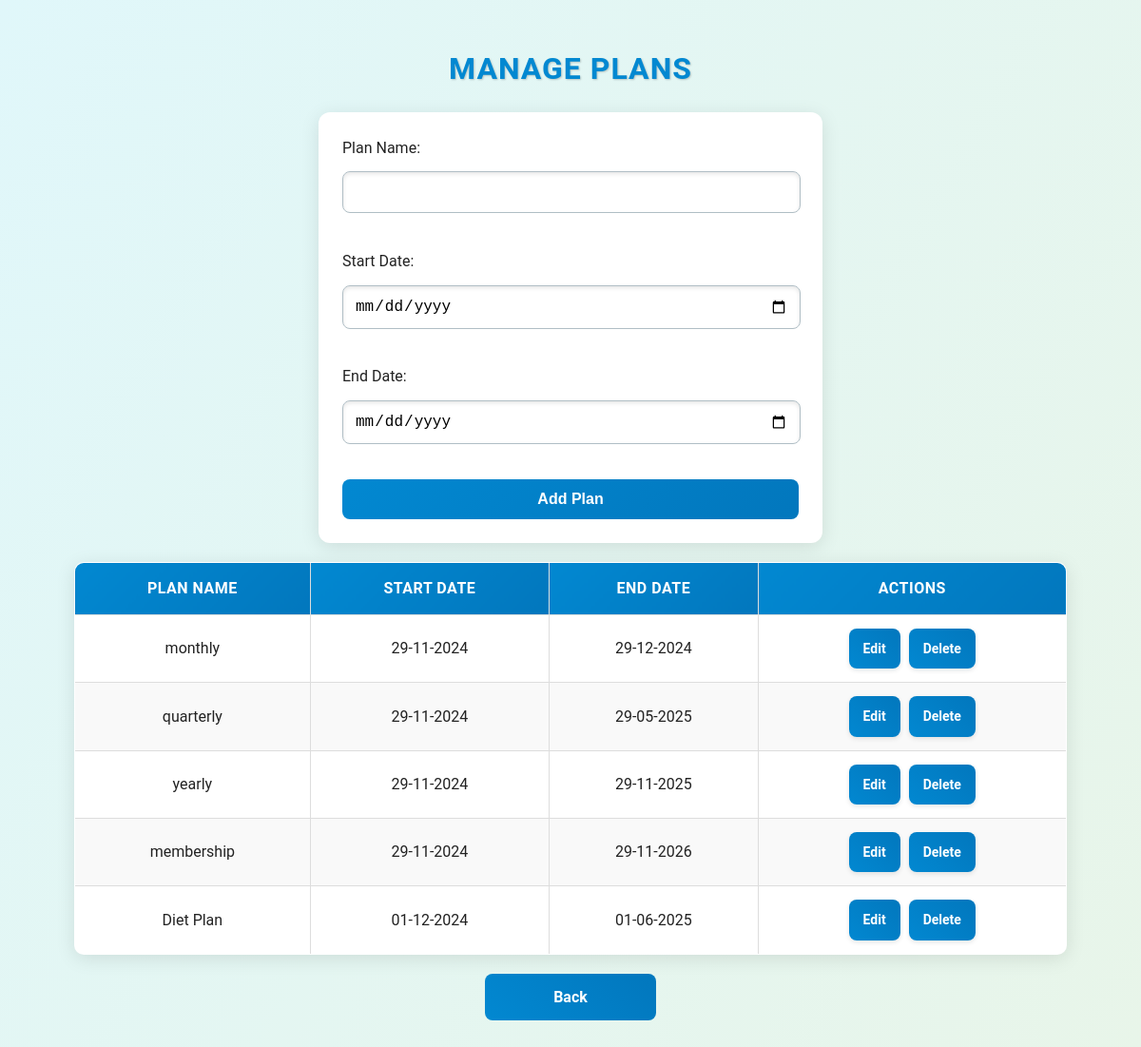
The app's page /plan.php with its own data.
### tables this page shows
CREATE TABLE `tbl_plans` (
  `plan_id` int(11) NOT NULL,
  `plan_name` varchar(255) NOT NULL,
  `start_date` date NOT NULL,
  `end_date` date NOT NULL
);

### plan.php (the view, shortened to what this page needs)
<?php
$servername = "localhost";
$username = "root";
$password = "";
$dbname = "gym_management";
$conn = new mysqli($servername, $username, $password, $dbname);
$plan = null;
$plan_name_filter = '';
if ($plan_name_filter) {
    $filtered_plans = $conn->query("SELECT * FROM tbl_plans WHERE plan_name LIKE '%$plan_name_filter%'");
} else {
    $filtered_plans = $conn->query("SELECT * FROM tbl_plans ORDER BY start_date ASC");
}
?>
<!DOCTYPE html>
<html>
<head>
</head>
<body>
<h2>Manage Plans</h2>
<form method="post" action="plan.php">
    <label>Plan Name:</label>
    <input type="text" name="plan_name" required value="<?php echo isset($plan['plan_name']) ? htmlspecialchars($plan['plan_name']) : ''; ?>">
    <br>
    <label>Start Date:</label>
    <input type="date" name="start_date" required value="<?php echo isset($plan['start_date']) ? date('Y-m-d', strtotime($plan['start_date'])) : ''; ?>">
    <br>
    <label>End Date:</label>
    <input type="date" name="end_date" required value="<?php echo isset($plan['end_date']) ? date('Y-m-d', strtotime($plan['end_date'])) : ''; ?>">
    <br>
    <button type="submit" name="<?php echo isset($plan) ? 'update' : 'add'; ?>">
        <?php echo isset($plan) ? 'Update Plan' : 'Add Plan'; ?>
    </button>
</form>
<table>
    <thead>
        <tr>
            <th>Plan Name</th>
            <th>Start Date</th>
            <th>End Date</th>
            <th>Actions</th>
        </tr>
    </thead>
    <tbody>
        <?php while ($row = $filtered_plans->fetch_assoc()): ?>
        <tr>
            <td><?php echo htmlspecialchars($row['plan_name']); ?></td>
            <td><?php echo date('d-m-Y', strtotime($row['start_date'])); ?></td>
            <td><?php echo date('d-m-Y', strtotime($row['end_date'])); ?></td>
            <td>
                <a href="plan.php?edit=<?php echo htmlspecialchars($row['plan_id']); ?>" class="action-btn edit-btn">Edit</a>
                <a href="plan.php?delete=<?php echo htmlspecialchars($row['plan_id']); ?>" class="action-btn delete-btn">Delete</a>
            </td>
        </tr>
        <?php endwhile; ?>
    </tbody>
</table>
<a href="nevigation_page.php" class="logout-btn">Back</a>
</body>
</html>

### plan.php (style rules this page uses)
body { font-family: 'Roboto', Arial, sans-serif; background: linear-gradient(120deg, #e0f7fa, #e8f5e9); margin: 0; padding: 20px; color: #222; line-height: 1.6; }
h2 { text-align: center; color: #0288d1; margin-bottom: 20px; font-size: 2rem; font-weight: bold; text-transform: uppercase; letter-spacing: 1px; text-shadow: 1px 1px 2px rgba(0, 0, 0, 0.2); }
form { background: #fff; padding: 25px; margin: 20px auto; border-radius: 12px; box-shadow: 0px 4px 20px rgba(0, 0, 0, 0.1); max-width: 480px; transition: transform 0.3s ease, box-shadow 0.3s ease; }
input[type="text"], input[type="number"], input[type="date"] { display: block; width: calc(100% - 24px); padding: 12px; margin: 12px auto; border-radius: 8px; border: 1px solid #b0bec5; font-size: 16px; outline: none; box-shadow: inset 0px 2px 4px rgba(0, 0, 0, 0.1); transition: border-color 0.3s ease, box-shadow 0.3s ease; }
button { background: linear-gradient(135deg, #0288d1, #0277bd); color: white; font-size: 16px; font-weight: bold; cursor: pointer; border: none; padding: 12px 20px; border-radius: 8px; width: 100%; transition: all 0.3s ease; }
table { width: 90%; margin: 20px auto; border-collapse: collapse; background: #fff; box-shadow: 0px 4px 20px rgba(0, 0, 0, 0.1); border-radius: 10px; overflow: hidden; text-align: center; font-size: 1rem; }
table, th, td { border: 1px solid #ddd; padding: 14px; }
th { background: linear-gradient(135deg, #0288d1, #0277bd); color: white; font-weight: bold; text-transform: uppercase; letter-spacing: 0.5px; }
tr:nth-child(even) { background-color: #f9f9f9; }
.logout-btn { background: linear-gradient(45deg, #0288d1, #0277bd); color: #fff; padding: 12px 20px; margin: 20px auto; display: block; width: 140px; text-align: center; border-radius: 8px; cursor: pointer; text-decoration: none; font-weight: bold; transition: all 0.3s ease; }
.action-btn { background: linear-gradient(45deg, #0288d1, #0277bd); color: white; text-decoration: none; padding: 10px 15px; border-radius: 8px; font-weight: bold; font-size: 14px; transition: all 0.3s ease; display: inline-block; text-align: center; cursor: pointer; box-shadow: 0px 2px 5px rgba(0, 0, 0, 0.1); }
.edit-btn { margin-right: 5px; }
.delete-btn { background: linear-gradient(45deg, #0288d1, #0277bd); }

### records on screen
tbl_plans: plan_name "monthly", start_date "29-11-2024", end_date "29-12-2024"
tbl_plans: plan_name "quarterly", start_date "29-11-2024", end_date "29-05-2025"
tbl_plans: plan_name "yearly", start_date "29-11-2024", end_date "29-11-2025"
tbl_plans: plan_name "membership", start_date "29-11-2024", end_date "29-11-2026"
tbl_plans: plan_name "Diet Plan", start_date "01-12-2024", end_date "01-06-2025"
